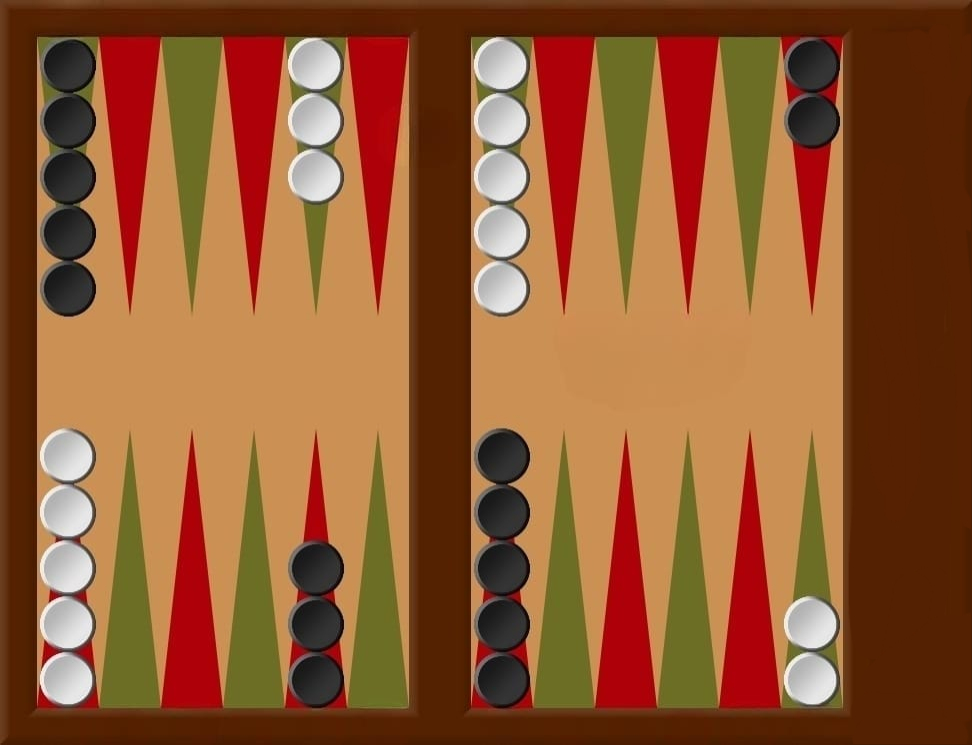
#> input picture table4.jfif, 972 x 745 px, found by its file name; its folder holds only this picture in this run
$ python -i computervision.py   (imports and definitions only)
#> lines starting #> are read from the running program, lines starting #| are printed output that depends on the picture; after the words box and inside, x2 and y2 are one past the last pixel; in counts of white or black regions, pixels touching at a corner belong together
from email.mime import image
import cv2
import numpy as np
from tkinter import *
from tkinter import filedialog
from PIL import Image
from PIL import ImageTk
import imutils
from matplotlib import pyplot as plt


#Creamos la ventana principal
# [1 line not run here, left out]


# [27 lines left out: function elegir_imagen, not called in this run]

def contar_fichas_por_color():

    # Cargar la imagen
    imagen = cv2.imread(image_cv)
#> imagen is the input picture: shape (745, 972, 3); mean B, G, R 49.8, 88.6, 144.4

    # Convertir la imagen a espacio de color HSV
    hsv = cv2.cvtColor(imagen, cv2.COLOR_BGR2HSV)
#> hsv: shape (745, 972, 3); mean H, S, V 30.3, 178.3, 144.6

    # Definir los rangos de color para las fichas blancas y negras
    lower_white = np.array([0, 0, 200])
    upper_white = np.array([180, 25, 255])
    lower_black = np.array([0, 0, 0])
    upper_black = np.array([180, 255, 50])

    # Crear máscaras para las fichas blancas y negras
    mask_white = cv2.inRange(hsv, lower_white, upper_white)
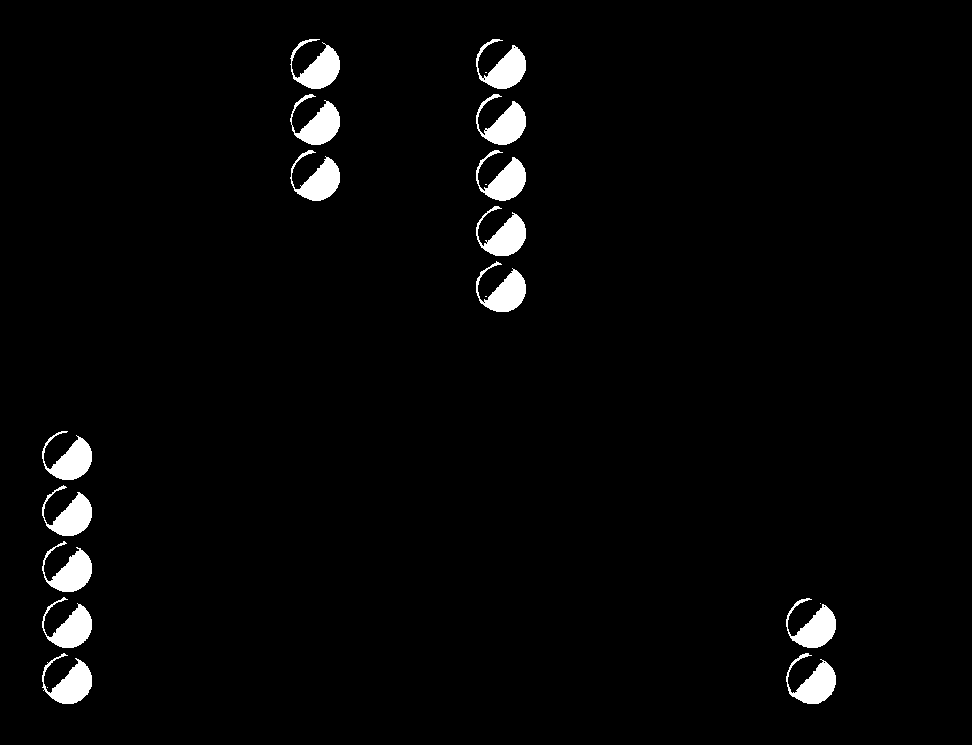
#> mask_white: shape (745, 972); 2.6% white; 20 white regions (5 under 20 px), largest, box (x1, y1, x2, y2) and area: (476, 94, 526, 145) 1262, (42, 653, 92, 704) 1260, (290, 39, 340, 89) 1256
    mask_black = cv2.inRange(hsv, lower_black, upper_black)
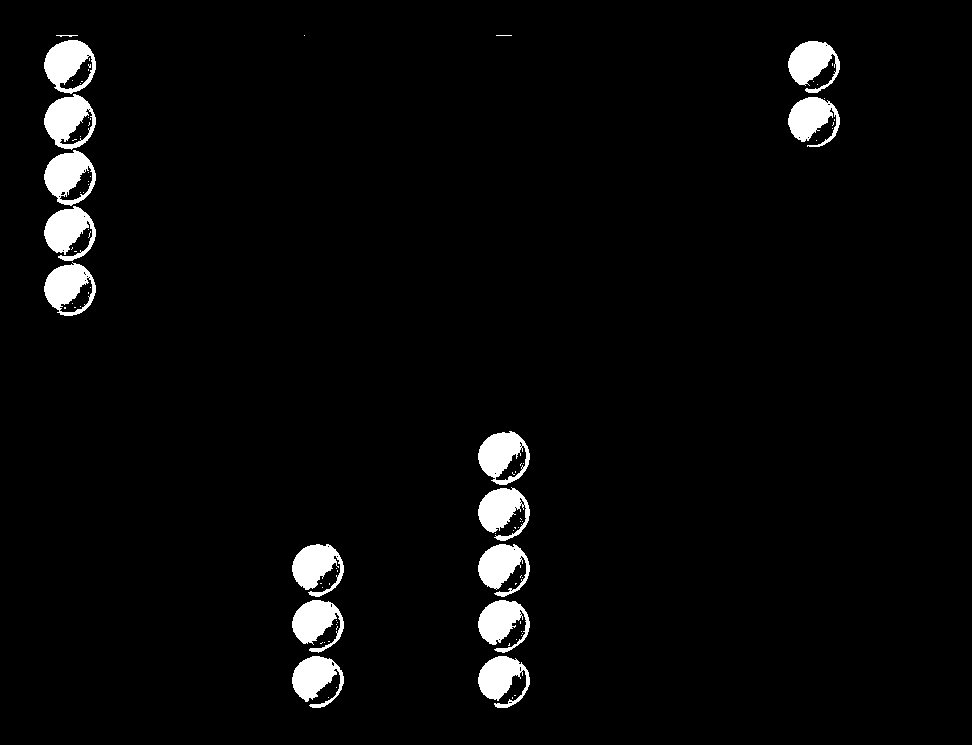
#> mask_black: shape (745, 972); 3.4% white; 89 white regions (73 under 20 px)

    # Encontrar contornos en las máscaras
    contours_white, _ = cv2.findContours(mask_white, cv2.RETR_EXTERNAL, cv2.CHAIN_APPROX_SIMPLE)
#> contours_white = 20 contours, 5 with area under 20; largest, box (x1, y1, x2, y2) and area: (476, 94, 526, 145) 1154, (42, 653, 92, 704) 1144, (476, 39, 526, 89) 1143, (786, 653, 836, 704) 1142, (290, 94, 340, 145) 1138
    contours_black, _ = cv2.findContours(mask_black, cv2.RETR_EXTERNAL, cv2.CHAIN_APPROX_SIMPLE)
#> contours_black = 62 contours, 47 with area under 20; largest, box (x1, y1, x2, y2) and area: (44, 40, 96, 94) 2045, (44, 94, 96, 150) 2034, (44, 150, 96, 206) 2022, (478, 431, 530, 485) 1998, (44, 262, 96, 316) 1989

    # Filtrar contornos basados en el área
    min_area = 130  # Área mínima del contorno para considerar
    filtered_contours_white = [cnt for cnt in contours_white if cv2.contourArea(cnt) > min_area]
#> filtered_contours_white = 15 contours; largest, box (x1, y1, x2, y2) and area: (476, 94, 526, 145) 1154, (42, 653, 92, 704) 1144, (476, 39, 526, 89) 1143, (786, 653, 836, 704) 1142, (290, 94, 340, 145) 1138
    filtered_contours_black = [cnt for cnt in contours_black if cv2.contourArea(cnt) > min_area]
#> filtered_contours_black = 15 contours; largest, box (x1, y1, x2, y2) and area: (44, 40, 96, 94) 2045, (44, 94, 96, 150) 2034, (44, 150, 96, 206) 2022, (478, 431, 530, 485) 1998, (44, 262, 96, 316) 1989

    # Crear una lista vacía para almacenar el número de fichas por color
    fichas_por_color = []

    # Recorrer los contornos de cada color y contarlos
    for color, contours in zip(["blancas", "negras"], [filtered_contours_white, filtered_contours_black]):
        # Inicializar el contador de fichas para el color actual
        fichas = len(contours)
        # Añadir el contador de fichas a la lista
        fichas_por_color.append(fichas)
        # Dibujar los contornos en la imagen
        #cv2.imshow(image_cv)  # Reemplazar cv2.imshow() con cv2_imshow()
        finalImage= cv2.drawContours(imagen, contours, -1, (2, 180, 0), 2)
        imageToShowOutput = cv2.cvtColor(finalImage, cv2.COLOR_BGR2RGB)

        im = Image.fromarray(imageToShowOutput)
        img = ImageTk.PhotoImage(image=im)
        lblOutputImage.configure(image=img)
        lblOutputImage.image = img # type: ignore

        cadena = 'blancas '+', negras '.join(map(str, fichas_por_color))
        lblResultado.config(text="Fichas por color: " + cadena, font="bold")

        #Label imagen de salida
        lblInfo3 = Label(root, text="IMAGEN DE SALIDA", font="bold")
        lblInfo3.grid(column=1, row=0, padx=5, pady=5)
#> this loop made 1 pass
#> (color, fichas) on pass 1: ('blancas', 15)
#> pass 1, in contar_fichas_por_color, `finalImage= cv2.drawContours(imagen, contours, -1, (2, 180, 0), 2)`:
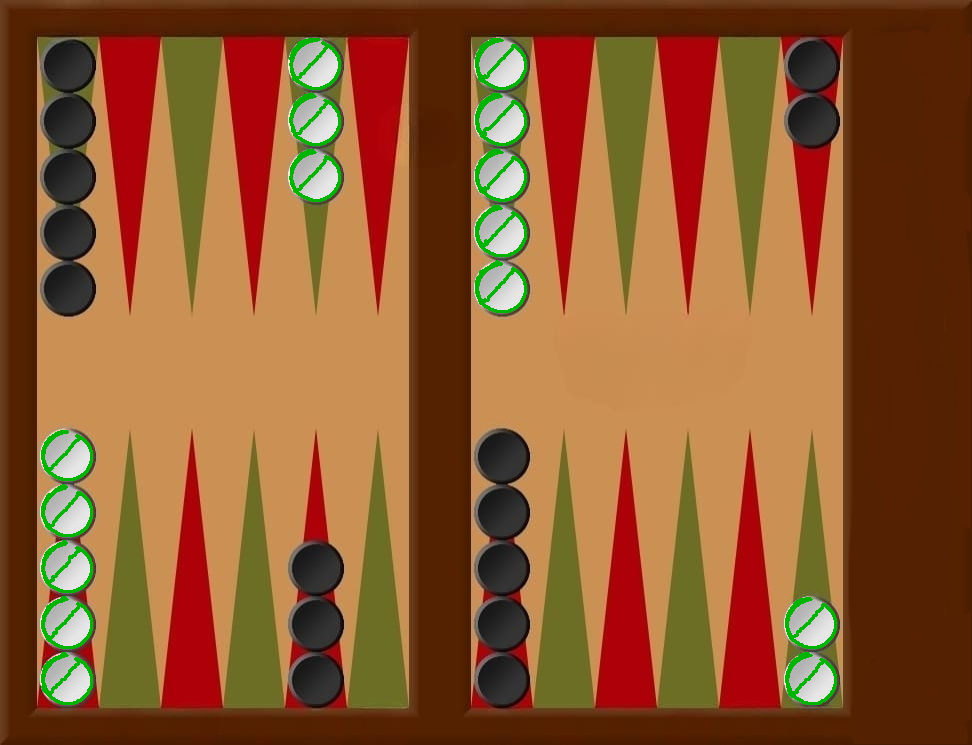
#> finalImage: shape (745, 972, 3); mean B, G, R 46.8, 88.3, 141.3
#> after the loop, fichas_por_color = [15]

    # Mostrar los resultados
    #cv2.imshow(image_cv) # Reemplazar cv2.imshow() con cv2_imshow()
    #print("Fichas por color:", fichas_por_color)


# [66 lines left out: function contar_fichas_por_fila, not called in this run]


# Ruta de la imagen
image = None
image_cv = "D:/ComputerVision/table4.jfif"


#Label donde se muestra la imagen de entrada
# [1 line that did not run here, left out]
# [1 line not run here, left out]

#Label donde se muestra la imagen de salida
# [1 line that did not run here, left out]
# [1 line not run here, left out]

# [1 line that did not run here, left out]
# [1 line not run here, left out]

#Label
# [1 line that did not run here, left out]
# [1 line not run here, left out]

#Creamos los radiobuttons y su posicion
selected = IntVar()
# [1 line that did not run here, left out]
# [1 line that did not run here, left out]
# [2 lines not run here, left out]

#Boton para elegir la imagen
# [1 line that did not run here, left out]
# [3 lines not run here, left out]

#> (the run stopped early here; a loop or call above may not have finished)
